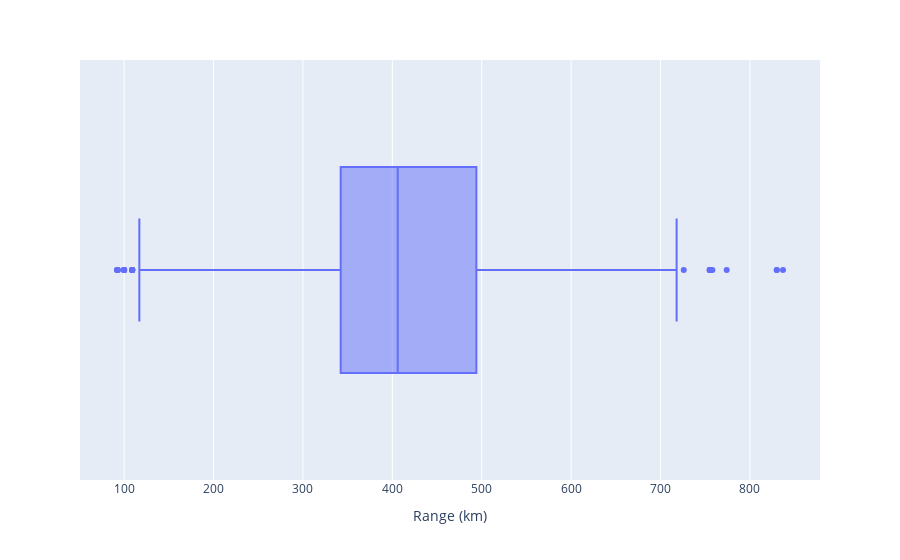

The code cell stored with this chart in its notebook:
### Code cell
fig = px.box(BEV_2023, x='Range (km)')
fig.show()

### Figure 1 — Plotly figure (JSON) as saved in the notebook; plotly's stock layout.template omitted (floating-point values rounded to 4 significant figures; data arrays with more than 128 entries replaced by an {"elided": "..."} marker saying what was removed)
{"data": [{"alignmentgroup": "True", "hovertemplate": "Range (km)=%{x}<extra></extra>", "legendgroup": "", "marker": {"color": "#636efa"}, "name": "", "notched": false, "offsetgroup": "", "orientation": "h", "showlegend": false, "type": "box", "x": {"elided": "455 int values"}, "x0": " ", "xaxis": "x", "y0": " ", "yaxis": "y"}], "layout": {"boxmode": "group", "legend": {"tracegroupgap": 0}, "margin": {"t": 60}, "xaxis": {"anchor": "y", "autorange": true, "domain": [0, 1], "range": [50.61, 878.4], "title": {"text": "Range (km)"}, "type": "linear"}, "yaxis": {"anchor": "x", "autorange": true, "domain": [0, 1], "range": [-0.5, 0.5], "type": "category"}}}
